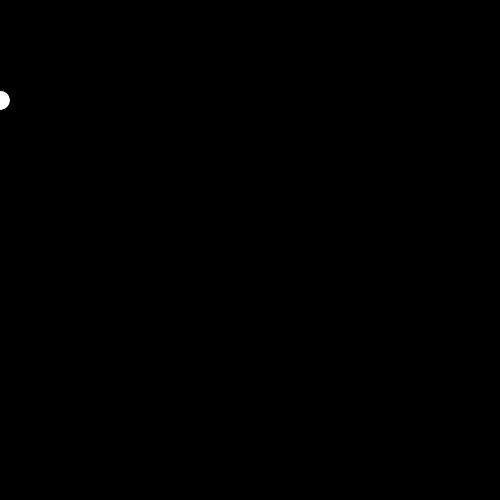
Frame 1 (no input)
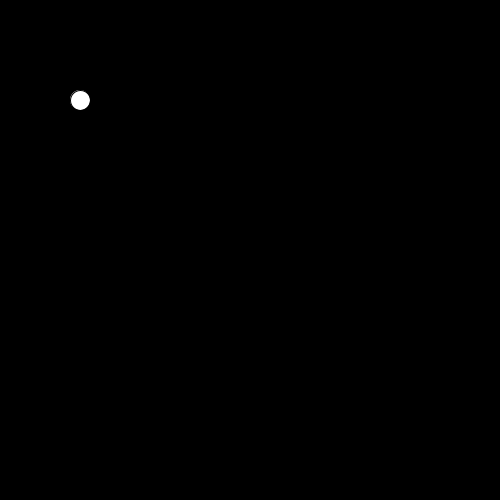
Frame 60 (the mouse pressed at the canvas centre just before this capture)
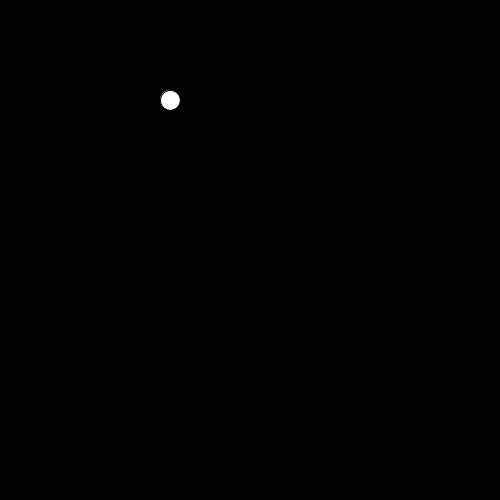
Frame 120 (the mouse held since frame 60 and released just before this capture)

The Processing sketch that drew these frames (run headless with seeded random() and noise(); from frame 60 on, the mouse is pressed at the canvas centre):

// Processing sketch: It_s_a_Ball
// ── It_s_a_Ball.pde
int x=0;
void setup(){
size(500,500);
}
void draw(){
if(x>500)
x=0;  
background(0,0);
ellipse(x,100,20,20);
x=x+10;

}
